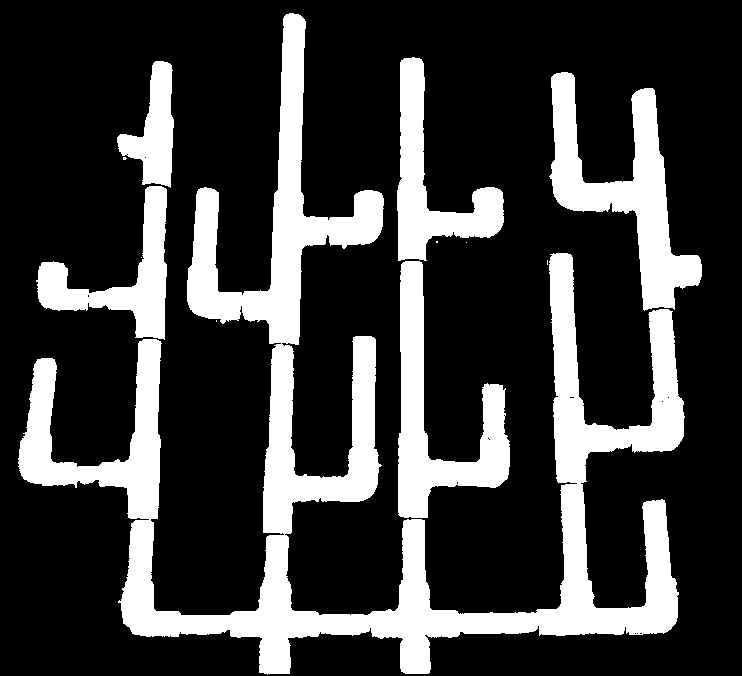
#> input picture scripts/align/reference_coral_mask.jpg, 742 x 676 px, found by its file name
$ python get_edge_morphgradient.py
#> lines starting #> are read from the running program, lines starting #| are printed output that depends on the picture; after the words box and inside, x2 and y2 are one past the last pixel; in counts of white or black regions, pixels touching at a corner belong together
import cv2
import numpy as np

ref = cv2.imread("../res/reference_coral_mask.jpg")
#> ref is the input picture: shape (676, 742, 3); min 0, max 255, mean 59.2
img = cv2.imread("../res/coral_mask.jpg")
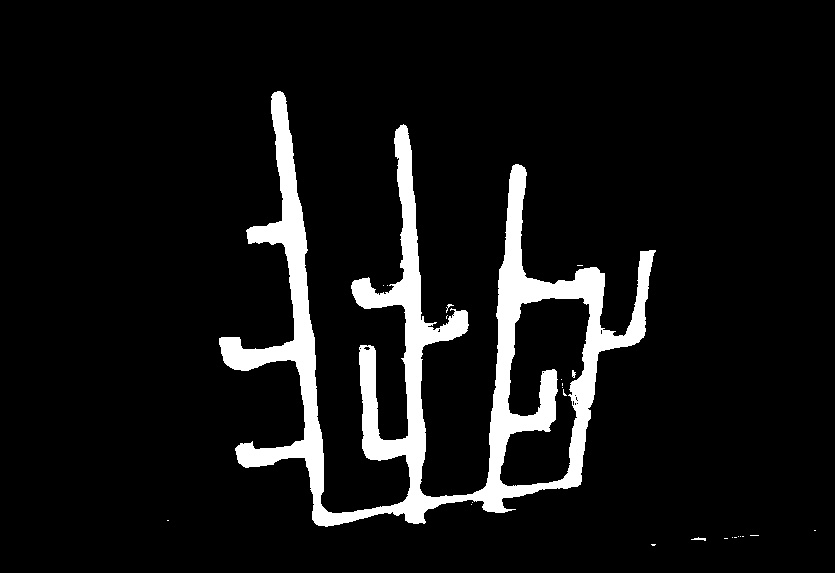
#> input picture scripts/align/coral_mask.jpg, 835 x 573 px, found by its file name
#> img is the input picture: shape (573, 835, 3); min 0, max 255, mean 20.2

kernel = np.ones((5,5),np.uint8)

ref_gradient = cv2.morphologyEx(ref, cv2.MORPH_GRADIENT, kernel)
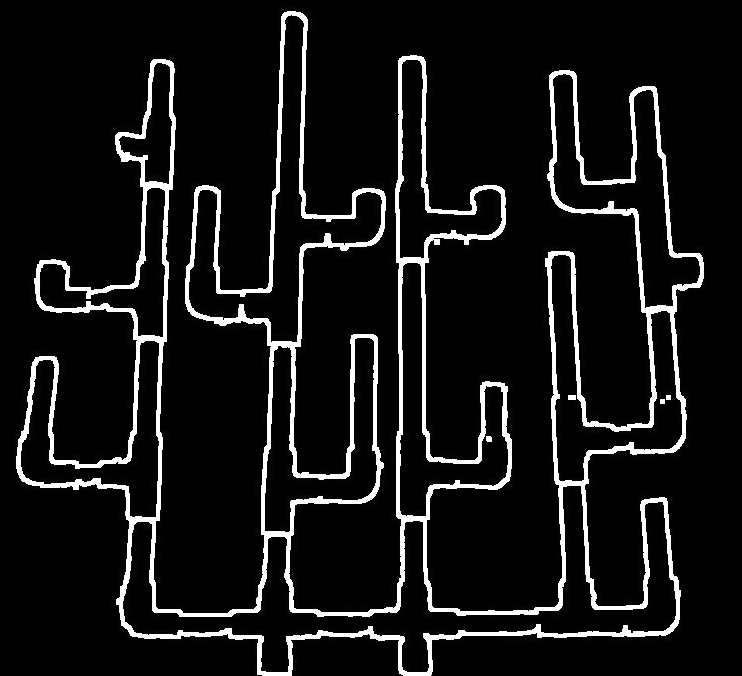
#> ref_gradient: shape (676, 742, 3); min 0, max 255, mean 22
img_gradient = cv2.morphologyEx(img, cv2.MORPH_GRADIENT, kernel)
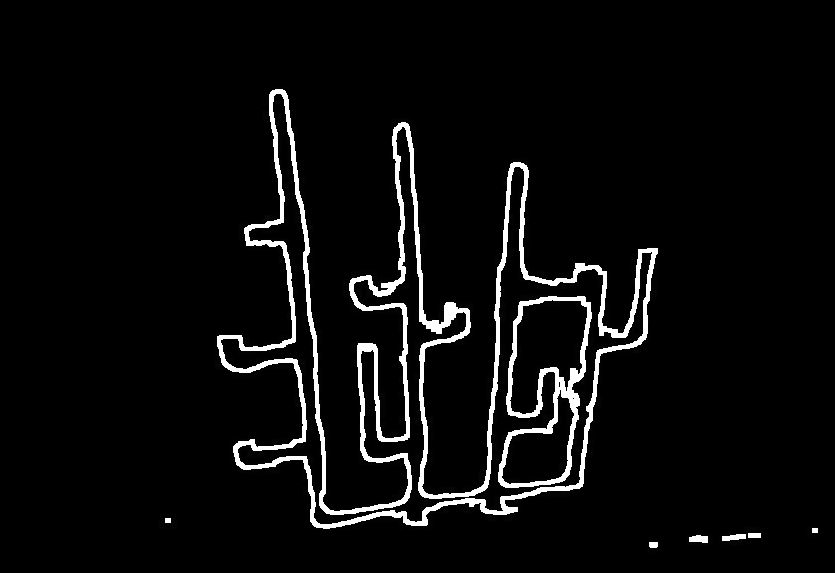
#> img_gradient: shape (573, 835, 3); min 0, max 255, mean 12.3

cv2.imshow("ref_g", ref_gradient)
cv2.imshow("img_g", img_gradient)

if cv2.waitKey(0) == ord('s'):
#> (key Esc is pressed here)
    cv2.imwrite("ref_coral_mask_gradient.jpg", ref_gradient)
    cv2.imwrite("coral_mask_gradient.jpg", img_gradient)

import cv2 as cv
gray = cv.cvtColor(ref,cv.COLOR_BGR2GRAY)
gray = np.float32(gray)
dst = cv.cornerHarris(gray,2,3,0.04)
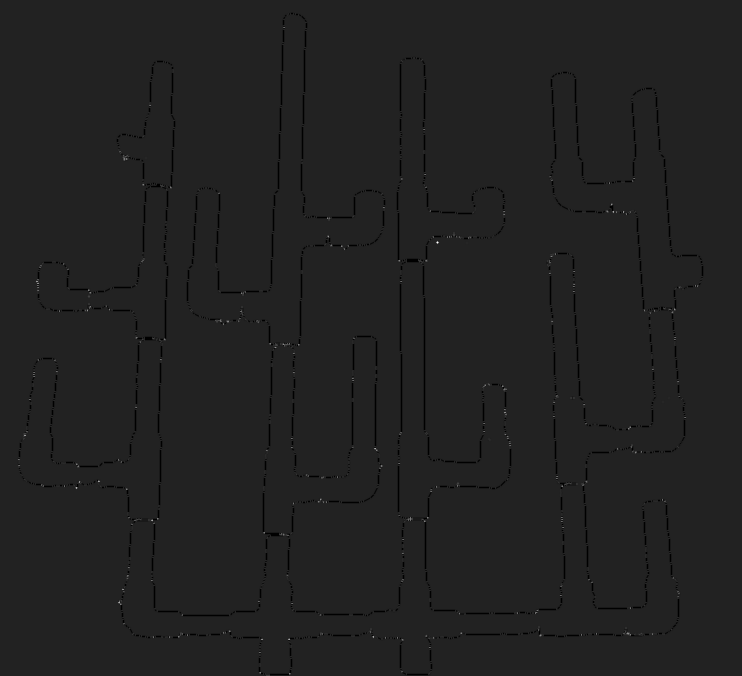
#> dst: shape (676, 742) float32; min -169130016, max 1.1e+09, mean -2603954.8; drawn with min black and max white
#result is dilated for marking the corners, not important
dst = cv.dilate(dst,None)
# Threshold for an optimal value, it may vary depending on the image.
ref[dst>0.01*dst.max()]=[0,0,255]
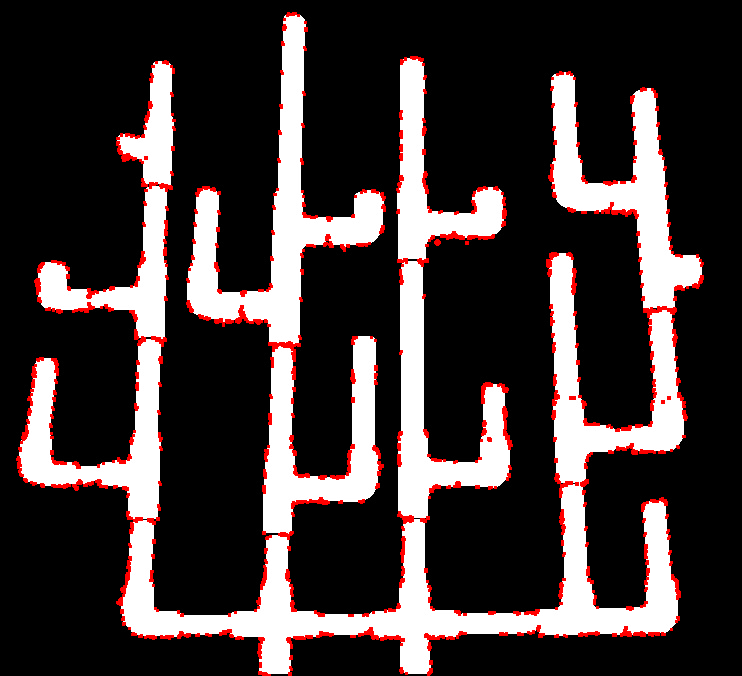
#> ref: shape (676, 742, 3); 3.49% of pixels changed, all inside (x1, y1, x2, y2) = (16, 12, 704, 676)
cv.imshow('dst',ref)
if cv.waitKey(0) & 0xff == 27:
#> (key Esc is pressed here)
    cv.destroyAllWindows()
